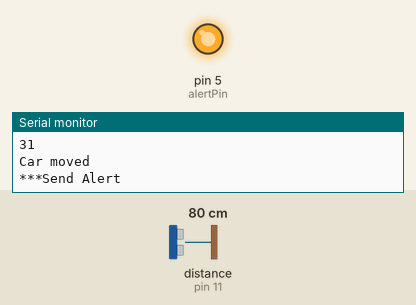
The sketch below on a simulated Arduino Uno, built with avr-gcc and run on an emulated ATmega328P. On the bench: output pins drawn as LEDs (lit = HIGH), the last lines printed to the serial monitor. Wiring (inferred from the names in the program): ultrasonic range finder: trigger pin 10; echo pin 11. Inputs (shaded band) come from the test bench; at power-on: distance to the obstacle (sensor on pin 11) 80 cm. The echo pulse lasts 58.3 µs per cm; pins used as bus, display or sensor lines are not drawn.

Above: at 6.9 s.
7.0 s: distance to the obstacle (sensor on pin 11) set to 18 cm
At 7.9 s:
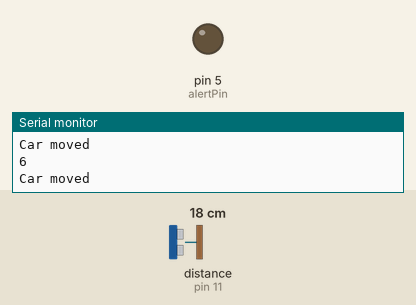
10.0 s: distance to the obstacle (sensor on pin 11) set to 14 cm
Timing chart, 0 to 12.5 s (numbered marks = the images above; inputs shaded):
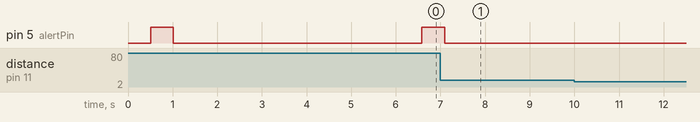

The sketch:

hc-sr04.ino
```cpp
#define trigPin 10
#define echoPin 11
#define distanceToCar 5
#define distanceIgnore 4
#define alertTimer 10
#define alertPin 5

int alertCount = 0;

void setup() {
  // put your setup code here, to run once:
  Serial.begin(9600);
  pinMode(trigPin, OUTPUT);
  pinMode(alertPin, OUTPUT);
  pinMode(echoPin, INPUT);
}

long microsecondsToInches(long microseconds)
{
// According to Parallax's datasheet for the PING))), there are
// 73.746 microseconds per inch (i.e. sound travels at 1130 feet per
// second). This gives the distance travelled by the ping, outbound
// and return, so we divide by 2 to get the distance of the obstacle.
// See: http://www.parallax.com/dl/docs/prod/acc/28015-PI...
return microseconds / 74 / 2;
}

void loop() {
  // put your main code here, to run repeatedly:
  int duration, distance;
  digitalWrite(trigPin, HIGH);
  delayMicroseconds(1000);
  digitalWrite(trigPin, LOW);

  duration = pulseIn(echoPin, HIGH);
  distance = microsecondsToInches(duration);
  delay(500);

  if (distance < distanceIgnore) {
    Serial.println("Ignored");
    digitalWrite(alertPin, LOW);
    return;
  }

  Serial.println(distance);
  if (distance > distanceToCar) {
    Serial.println("Car moved");

    if (alertCount == 0) {
      Serial.println("***Send Alert");
      digitalWrite(alertPin, HIGH);
    } else {
        digitalWrite(alertPin, LOW);
    }
    if (alertCount++ > alertTimer) {
      alertCount = 0;

    }
  } else {
      alertCount = 0;
  }
}
```
